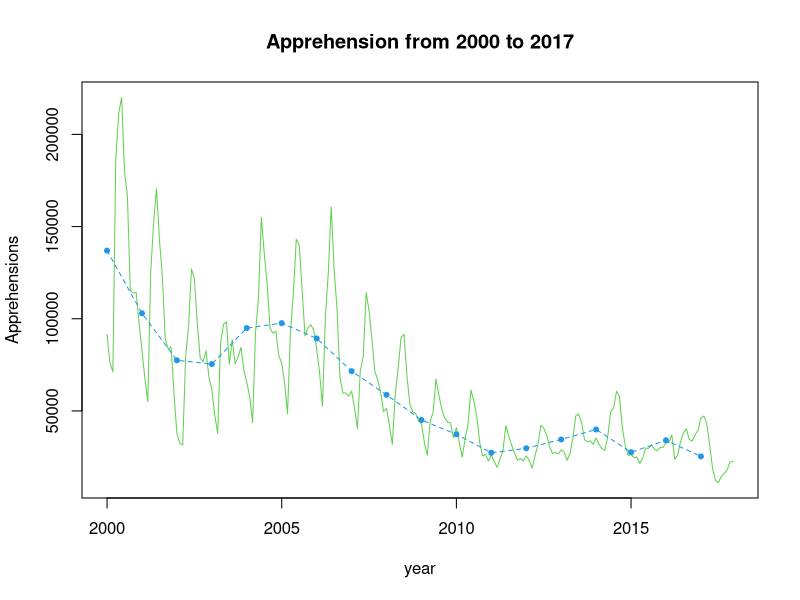

Generate this figure with R: (Note: this script raises an error after producing the figure.)
#preliminary
ts<-read.csv("PB monthly summaries.csv")
rownames(ts) <- ts[,1]
ts <- ts[order(ts$year),]
ts<-subset(ts,select=-year)
ts_df<-ts
ts <- as.vector(t(ts))
ts<-ts(ts,start = c(2000,1), frequency=12)

#plot the timeseries data
ts.plot(ts, col = 3, xlab="year", ylab="Apprehensions", lty=c(1:3), main ="Apprehension from 2000 to 2017")

#draw the avg
ts_avg<-apply(ts_df,1,mean)
ts_avg<-ts(ts_avg,start = c(2000), frequency=1)
points(ts_avg,col = 4,pch=20)
lines(ts_avg,col = 4,pch=20,lty=2)

#get the index
max_index <- time(ts)[ts==max(ts)]
min_index <- time(ts)[ts==min(ts)]
max_avg <- time(ts_avg)[ts_avg==max(ts_avg)]
min_avg <- time(ts_avg)[ts_avg==min(ts_avg)]

#get the max/min month index
pos_max<-which(ts_df == max(ts), arr.ind=T)
pos_min<-which(ts_df == min(ts), arr.ind=T)


#show the month of max and min
month<-c("October","November","December","January","February","March","April","May","June","July","August","September")
names(month)<-month_index

#label the maximum/minimum apprehension in the graph
text(max_index,max(ts),paste("num:",max(ts),"\n","year:",floor(max_index),month[as.vector(pos_max)[2]]),cex=0.4,pos=4)
text(min_index,min(ts),paste("num:",min(ts),"\n","year:",floor(min_index),month[as.vector(pos_min)[2]]),cex=0.4,pos=2)
text(max_avg,max(ts_avg),paste("max num:",floor(max(ts_avg)),"\n","year:",floor(max_avg)),cex=0.4,pos=1)
text(min_avg,min(ts_avg),paste("min num:",floor(min(ts_avg)),"\n","year:",floor(min_avg)),cex=0.4,pos=1)

#pinpoint the maximum/minimum apprehension in the graph
points(max_index,max(ts),pch=19,col=2)
points(min_index,min(ts),pch=19,col=7)

#add a legend which denotes the meaning of the points
legend("topright", c("maximum apprehension","minimum apprehension","annual average apprehension "),col = c(2,7,4),pch =c(19,19,20),lty=c(0,0,2),bty = "n",bg = 'gray90')


